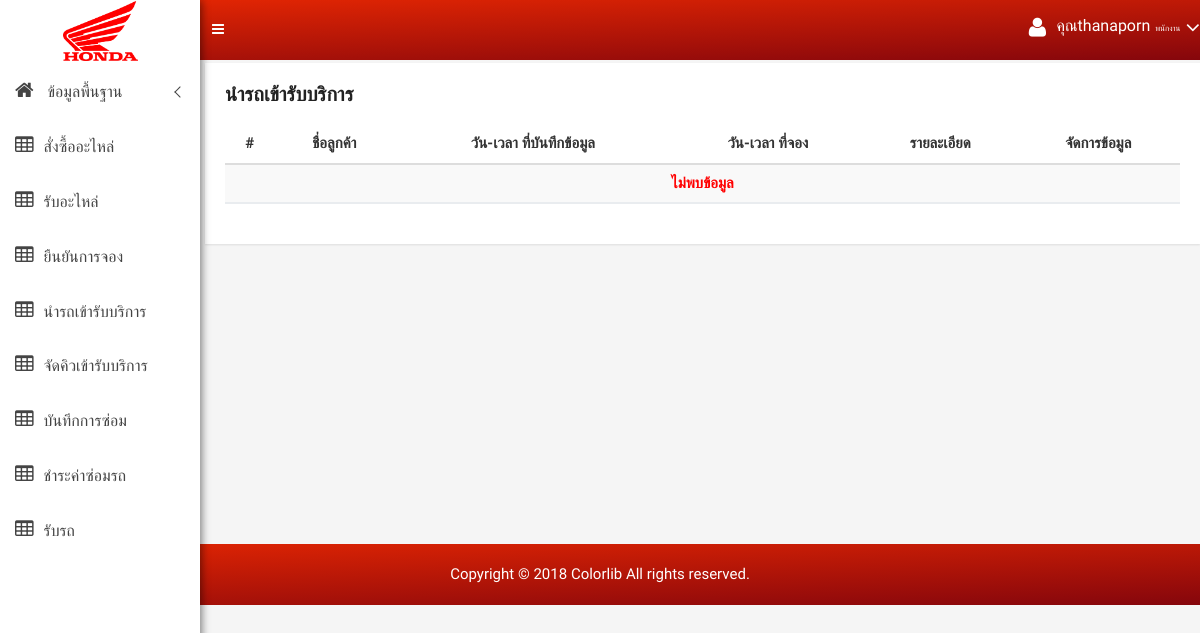
/get_car_list.php (signed in), run on an earlier commit of the app's database.
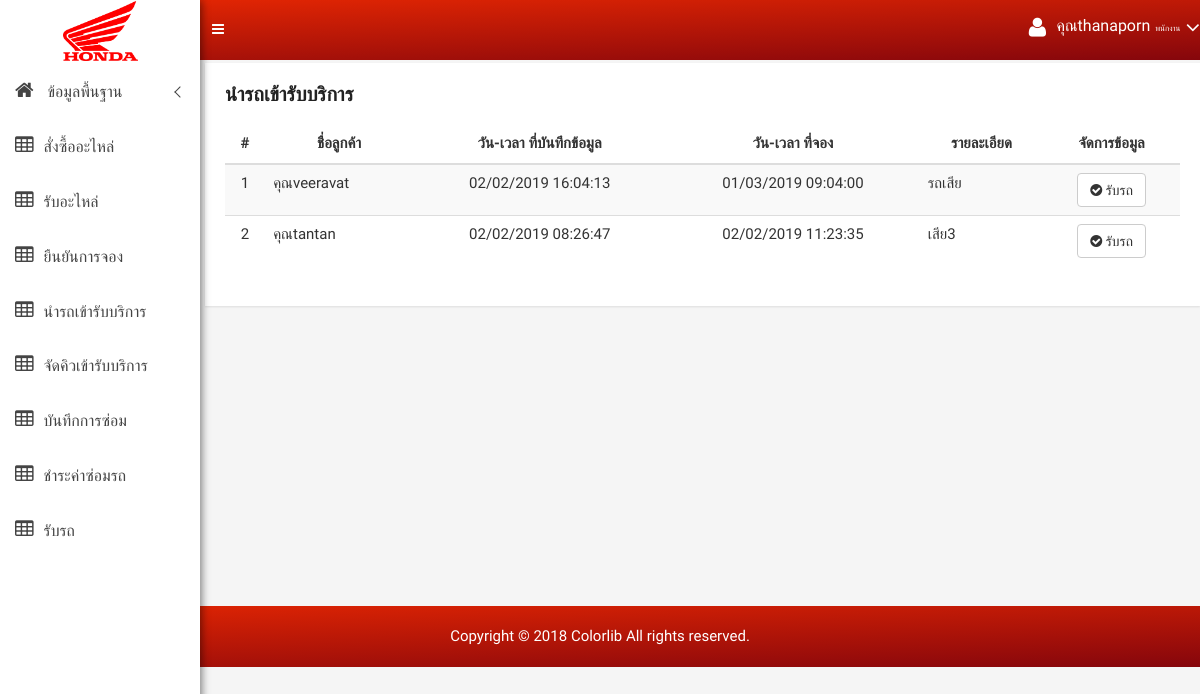
And on a later commit of the database.
### tables this page shows
CREATE TABLE `employee` (
  `emp_id` varchar(30) NOT NULL,
  `emp_user` varchar(255) DEFAULT NULL,
  `emp_pass` varchar(255) DEFAULT NULL,
  `emp_name` varchar(50) DEFAULT NULL,
  `emp_add` text,
  `emp_tel` varchar(30) DEFAULT NULL,
  `emp_position` varchar(30) DEFAULT NULL,
  PRIMARY KEY (`emp_id`)
);

CREATE TABLE `reservation` (
  `rs_id` int(50) NOT NULL,
  `rs_description` text NOT NULL,
  `rs_date` datetime NOT NULL,
  `rs_datereal` datetime NOT NULL,
  `rs_status` varchar(50) NOT NULL,
  `cus_id` varchar(50) NOT NULL,
  `rs_ex` text,
  `rs_doc` text,
  PRIMARY KEY (`rs_id`),
  KEY `cus_id` (`cus_id`)
);

CREATE TABLE `customer` (
  `cus_id` varchar(30) NOT NULL,
  `cus_user` varchar(255) DEFAULT NULL,
  `cus_pass` varchar(255) DEFAULT NULL,
  `cus_name` varchar(50) DEFAULT NULL,
  `cus_add` text,
  `cus_tel` varchar(30) DEFAULT NULL,
  `co_id` varchar(30) DEFAULT NULL,
  PRIMARY KEY (`cus_id`),
  KEY `co_id` (`co_id`)
);

### config.php (called while the page is built, shortened)
<?php
function FormatDay($mydate){
    $originalDate = $mydate;
    $newDate = date("d/m/Y", strtotime($originalDate));
    return $newDate;
}
?>

### get_car_list.php (the view)
<?php include "sitebar.php"; ?>
<?php include "header.php"; ?>
<div class="container-fluid">
    <div class="product-status-wrap">
        <h4>นำรถเข้ารับบริการ</h4>
        <div class="row">
            <div class="col-md-12">
                <table class="table table-striped table-hover">
                    <thead>
                    <tr>
                        <th class="text-center">#</th>
                        <th class="text-center">ชื่อลูกค้า</th>
                        <th class="text-center">วัน-เวลา ที่บันทึกข้อมูล</th>
                        <th class="text-center">วัน-เวลา ที่จอง</th>
                        <th class="text-center">รายละเอียด</th>
                        <th class="text-center">จัดการข้อมูล</th>
                    </tr>
                    </thead>
                    <tbody>
                    <?php
                    $n = 0;
                    $sql = "select *,date(rs_date) as `date`,time(rs_date) as `time`,date(rs_datereal) as `datereal`,time(rs_datereal) as `timereal`
                                from reservation where rs_status='ยืนยันการจองแล้ว' and date(rs_date) >= CURDATE() order by rs_date desc";
                    $query = mysqli_query($connect, $sql);
                    if (mysqli_num_rows($query) > 0 ) {
                        while ($array = mysqli_fetch_array($query)) {
                            $n++;
                            $sql2 = "select * from customer where cus_id='".$array['cus_id']."'";
                            $query2 = mysqli_query($connect, $sql2);
                            $array2 = mysqli_fetch_array($query2);
                            ?>
                            <tr>
                                <td class="text-center" scope="row"><?= $n; ?></td>
                                <td style="max-width: 200px">คุณ<?= $array2['cus_name'] ?></td>
                                <td class="text-center"><?= FormatDay($array['rs_datereal']) ?> <?= $array['timereal'] ?></td>
                                <td class="text-center"><?= FormatDay($array['date']) ?> <?= $array['time'] ?></td>
                                <td><?= $array['rs_description'] ?></td>
                                <td class="text-center">
                                    <a data-toggle="tooltip" href="get_car_form.php?id=<?= $array['rs_id'] ?>" class="btn btn-default" data-original-title="Confirm"><i class="fa fa-check-circle" aria-hidden="true"> รับรถ</i></a>
                                </td>
                            </tr>
                            <?php
                        }
                    } else {
                        ?>
                        <tr>
                            <th style="text-align: center;color: red;" colspan="6"> ไม่พบข้อมูล</th>
                        </tr>
                        <?php
                    }
                    ?>
                    </tbody>
                </table>
            </div>
        </div>
    </div>
</div>
<br><br><br><br><br><br><br><br><br><br><br><br><br><br><br>
<?php include "footer.php"; ?>

### sitebar.php (shortened to what this page needs)
<?php
include "config.php";
?>
<!doctype html>
<html class="no-js" lang="en">
<head>
    <link rel="stylesheet" href="css/bootstrap.min.css">
    <link rel="stylesheet" href="css/font-awesome.min.css">
    <link rel="stylesheet" href="css/owl.carousel.css">
    <link rel="stylesheet" href="css/owl.theme.css">
    <link rel="stylesheet" href="css/owl.transitions.css">
    <link rel="stylesheet" href="css/animate.css">
    <link rel="stylesheet" href="css/normalize.css">
    <link rel="stylesheet" href="css/meanmenu.min.css">
    <link rel="stylesheet" href="css/main.css">
    <link rel="stylesheet" href="css/morrisjs/morris.css">
    <link rel="stylesheet" href="css/scrollbar/jquery.mCustomScrollbar.min.css">
    <link rel="stylesheet" href="css/metisMenu/metisMenu.min.css">
    <link rel="stylesheet" href="css/metisMenu/metisMenu-vertical.css">
    <link rel="stylesheet" href="css/chosen/bootstrap-chosen.css">
    <link rel="stylesheet" href="css/select2/select2.min.css">
    <link rel="stylesheet" href="style.css">
    <link rel="stylesheet" href="css/responsive.css">
    <link rel="stylesheet" href="css/buttons.css">
</head>
<body>
<?php
$sql_login = "select * from employee where emp_id='".$_SESSION['ss_emp_id']."'";
$result_login = mysqli_query($connect, $sql_login);
$login = mysqli_fetch_array($result_login);
if ($login['emp_position'] == "0") {
    $loginposition = "ผู้ดูแลระบบ";
} elseif ($login['emp_position'] == "1") {
    $loginposition = "พนักงาน";
}
?>
<div class="left-sidebar-pro">
    <nav id="sidebar" class="">
        <div class="sidebar-header">
            <a href="index.php"><img class="main-logo" src="img/Honda-Motorcycle-Logo.png" width="75px" alt="" /></a>
        </div>
        <div class="left-custom-menu-adp-wrap comment-scrollbar">
            <nav class="sidebar-nav left-sidebar-menu-pro">
                <ul class="metismenu" id="menu1">
                    <li>
                        <a class="has-arrow" href="index.php">
                            <i class="fa big-icon fa-home icon-wrap"></i>
                            <span class="mini-click-non">ข้อมูลพื้นฐาน</span>
                        </a>
                    </li>
                    <li><a href="purchase_show.php" aria-expanded="false"><i class="fa big-icon fa-table icon-wrap" aria-hidden="true"></i><span class="mini-click-non">สั่งซื้ออะไหล่</span></a></li>
                    <li><a href="back_purchase_list.php" aria-expanded="false"><i class="fa big-icon fa-table icon-wrap" aria-hidden="true"></i><span class="mini-click-non">รับอะไหล่</span></a></li>
                    <li><a href="reservation_list.php" aria-expanded="false"><i class="fa big-icon fa-table icon-wrap" aria-hidden="true"></i><span class="mini-click-non">ยืนยันการจอง</span></a></li>
                    <li><a href="get_car_list.php" aria-expanded="false"><i class="fa big-icon fa-table icon-wrap" aria-hidden="true"></i><span class="mini-click-non">นำรถเข้ารับบริการ</span></a></li>
                    <li><a href="quene_list.php" aria-expanded="false"><i class="fa big-icon fa-table icon-wrap" aria-hidden="true"></i><span class="mini-click-non">จัดคิวเข้ารับบริการ</span></a></li>
                    <li><a href="repair_show.php" aria-expanded="false"><i class="fa big-icon fa-table icon-wrap" aria-hidden="true"></i><span class="mini-click-non">บันทึกการซ่อม</span></a></li>
                    <li><a href="pay_show.php" aria-expanded="false"><i class="fa big-icon fa-table icon-wrap" aria-hidden="true"></i><span class="mini-click-non">ชำระค่าซ่อมรถ</span></a></li>
                    <li><a href="backcar_show.php" aria-expanded="false"><i class="fa big-icon fa-table icon-wrap" aria-hidden="true"></i><span class="mini-click-non">รับรถ</span></a></li>
                </ul>
            </nav>
        </div>
    </nav>
</div>

### header.php (shortened to what this page needs)
<div class="all-content-wrapper">
    <div class="container-fluid">
        <div class="row">
            <div class="col-lg-12 col-md-12 col-sm-12 col-xs-12">
                <div class="logo-pro">
                    <a href="index.html"><img class="main-logo" src="img/Honda-Motorcycle-Logo.png" width="60px" alt="" /></a>
                </div>
            </div>
        </div>
    </div>
    <div class="header-advance-area">
        <div class="header-top-area">
            <div class="container-fluid">
                <div class="row">
                    <div class="col-lg-12 col-md-12 col-sm-12 col-xs-12">
                        <div class="header-top-wraper">
                            <div class="row">
                                <div class="col-lg-1 col-md-0 col-sm-1 col-xs-12">
                                    <div class="menu-switcher-pro">
                                        <button type="button" id="sidebarCollapse" class="btn bar-button-pro header-drl-controller-btn btn-info navbar-btn">
                                            <i class="fa fa-bars"></i>
                                        </button>
                                    </div>
                                </div>
                                <div class="col-lg-5 col-md-5 col-sm-12 col-xs-12">
                                    <div class="header-right-info">
                                        <ul class="nav navbar-nav mai-top-nav header-right-menu">
                                            <li class="nav-item">
                                                <a href="#" data-toggle="dropdown" role="button" aria-expanded="false" class="nav-link dropdown-toggle">
                                                    <i class="fa fa-user adminpro-user-rounded header-riht-inf" aria-hidden="true"></i>
                                                    <span class="admin-name">คุณ<?=$login['emp_name']?></span><span class="admin-name"  style="font-size: 8px"><?=$loginposition?></span>
                                                    <i class="fa fa-angle-down adminpro-icon adminpro-down-arrow"></i>
                                                </a>
                                            </li>
                                        </ul>
                                    </div>
                                </div>
                            </div>
                        </div>
                    </div>
                </div>
            </div>
        </div>
    </div>
    <div class="mg-t-15">

### footer.php (shortened to what this page needs)
</div>
</div>
<div class="footer-copyright-area">
    <div class="container-fluid">
        <div class="row">
            <div class="col-lg-12">
                <div class="footer-copy-right">
                    <p>Copyright &copy; 2018 <a href="https://colorlib.com/wp/templates/">Colorlib</a> All rights reserved.</p>
                </div>
            </div>
        </div>
    </div>
</div>
</body>
</html>

### css/main.css (style rules this page uses)
html { color: #222; font-size: 1em; line-height: 1.4; }
audio, canvas, iframe, img, svg, video { vertical-align: middle; }

### css/metisMenu/metisMenu-vertical.css (style rules this page uses)
.sidebar-nav { background: #fff; }
.sidebar-nav ul { padding: 0; margin: 0; list-style: none; background: #f5f5f5; }
.sidebar-nav .metismenu { background: #fff; display: -webkit-box; display: -ms-flexbox; display: flex; -webkit-box-orient: vertical; -webkit-box-direction: normal; -ms-flex-direction: column; flex-direction: column; }
.sidebar-nav .metismenu li + li { margin-top: 5px; }
.sidebar-nav .metismenu li:first-child { margin-top: 5px; }
.sidebar-nav .metismenu li:last-child { margin-bottom: 5px; }
.sidebar-nav .metismenu > li { display: -webkit-box; display: -ms-flexbox; display: flex; -webkit-box-orient: vertical; -webkit-box-direction: normal; -ms-flex-direction: column; flex-direction: column; position: relative; }
.sidebar-nav .metismenu a { position: relative; display: block; padding: 13px 15px; color: #444; outline-width: 0; transition: all .3s ease-out; font-size:16px; }
.sidebar-nav .metismenu li .icon-wrap { margin-right:10px; font-size:20px; }

### sitebar.php (style rules this page uses)
.text-center { text-align: center!important; }
.container-fluid { padding-left: 0px; padding-right: 0px; }

What changed in the data, as far as the page shows it:
now on this page (row edited): reservation: cus.cus_name "veeravat", rs_datereal "02/02/2019", timereal "16:04:13", date "01/03/2019", time "09:04:00", rs_description "รถเสีย"
added reservation: cus.cus_name "tantan", rs_datereal "02/02/2019", timereal "08:26:47", date "02/02/2019", time "11:23:35", rs_description "เสีย3"
Also different on the page:
text no longer shown: "ไม่พบข้อมูล"
